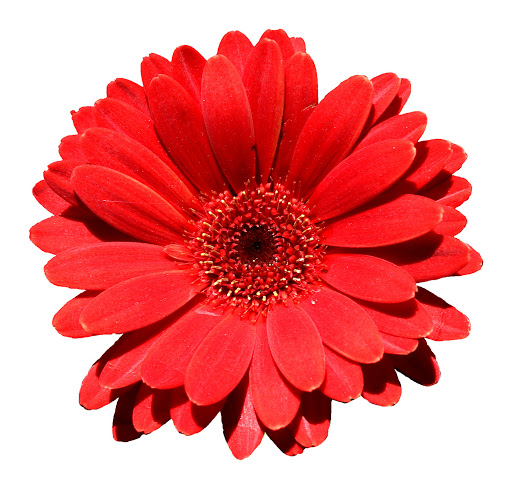
#> input picture Edge Detection/Sample_Input.jpg, 512 x 489 px
$ python Edge_Detection.py
#> lines starting #> are read from the running program, lines starting #| are printed output that depends on the picture; after the words box and inside, x2 and y2 are one past the last pixel; in counts of white or black regions, pixels touching at a corner belong together
'''
  For using this Script you need to install OpenCV in your machine
 '''
# Importing openCV library
import cv2 as cv

# Taking path of input from the user
path = input("Enter the path of uploaded image: ")
#> the answer given: Sample_Input.jpg
img = cv.imread(path)
#> img is the input picture: shape (489, 512, 3); mean B, G, R 133.5, 132.4, 233.8
img = cv.resize(img, (640, 640))  # resizing the image
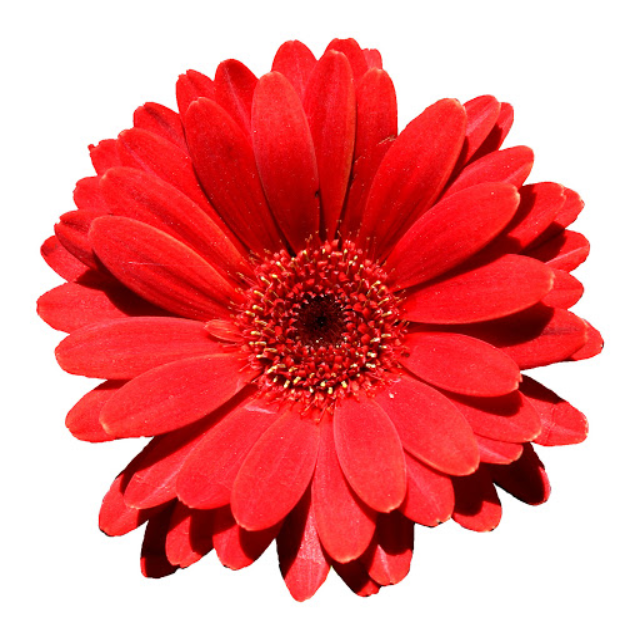
#> img: shape (640, 640, 3); mean B, G, R 133.5, 132.3, 233.7

# Printing the original image
cv.imshow('Original', img)
# Reducing the noise from the image
gray = cv.cvtColor(img, cv.COLOR_RGB2GRAY)
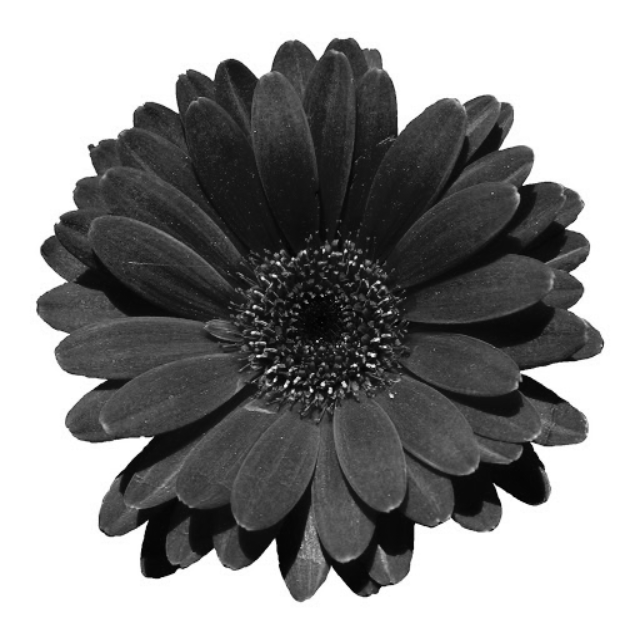
#> gray: shape (640, 640); min 1, max 255, mean 144.2

# Using Canny algorithm to detect the edges of the image
final = cv.Canny(gray, 100, 200)
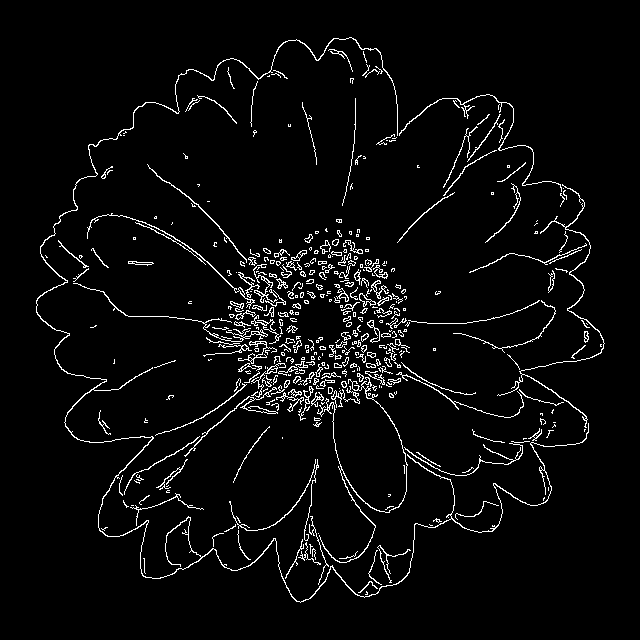
#> final: shape (640, 640); 4.1% white in thin lines or dots, all inside (x1, y1, x2, y2) = (36, 37, 605, 603)
print('Number of edges' + '=' + str(len(final)))  # printing Number of edges
#| Number of edges=640
cv.imshow('Final', final)
cv.waitKey(0)
cv.destroyAllWindows()
